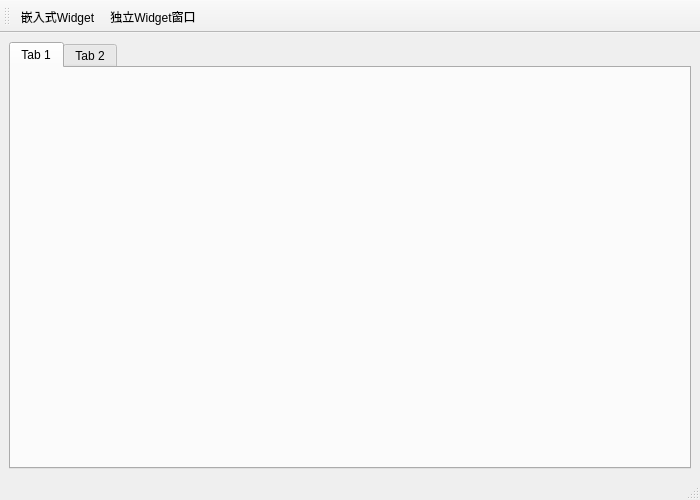
<?xml version="1.0" encoding="UTF-8"?>
<ui version="4.0">
 <class>MainWindow</class>
 <widget class="QMainWindow" name="MainWindow">
  <property name="geometry">
   <rect>
    <x>0</x>
    <y>0</y>
    <width>700</width>
    <height>500</height>
   </rect>
  </property>
  <property name="windowTitle">
   <string>MainWindow</string>
  </property>
  <widget class="QWidget" name="centralwidget">
   <layout class="QHBoxLayout" name="horizontalLayout">
    <item>
     <widget class="QTabWidget" name="tabWidget">
      <widget class="QWidget" name="tab">
       <attribute name="title">
        <string>Tab 1</string>
       </attribute>
      </widget>
      <widget class="QWidget" name="tab_2">
       <attribute name="title">
        <string>Tab 2</string>
       </attribute>
      </widget>
     </widget>
    </item>
   </layout>
  </widget>
  <widget class="QStatusBar" name="statusBar"/>
  <widget class="QToolBar" name="mainToolBar">
   <property name="windowTitle">
    <string>toolBar</string>
   </property>
   <attribute name="toolBarArea">
    <enum>TopToolBarArea</enum>
   </attribute>
   <attribute name="toolBarBreak">
    <bool>false</bool>
   </attribute>
   <addaction name="actWidgetInsite"/>
   <addaction name="actWidget"/>
  </widget>
  <action name="actWidgetInsite">
   <property name="text">
    <string>嵌入式Widget</string>
   </property>
   <property name="toolTip">
    <string>嵌入式Widget</string>
   </property>
  </action>
  <action name="actWidget">
   <property name="text">
    <string>独立Widget窗口</string>
   </property>
   <property name="toolTip">
    <string>独立Widget窗口</string>
   </property>
  </action>
 </widget>
 <resources/>
 <connections/>
</ui>
